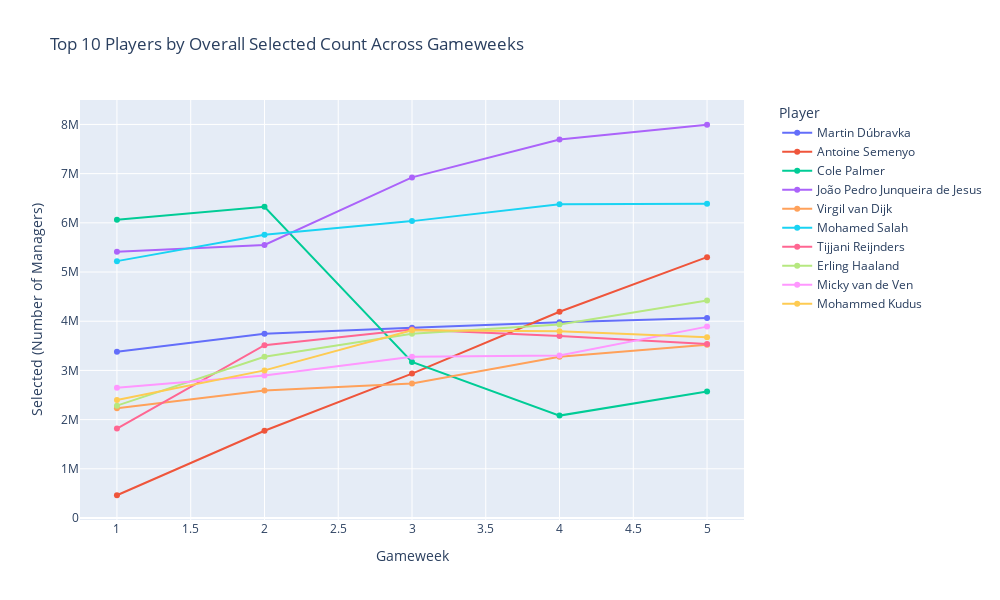

The notebook cell saved with this chart:
### Code cell
import plotly.express as px

# 1. Find top top_n players by total selections
top_n = 10
top_players = (
    player_gw_hist.groupby("player_name")["selected"]
    .sum()
    .nlargest(top_n)
    .index
)

# 2. Filter only those players
plot_df = player_gw_hist[player_gw_hist["player_name"].isin(top_players)]

# 3. Interactive line plot
fig = px.line(
    plot_df,
    x="round",
    y="selected",
    color="player_name",
    markers=True,
    title=f"Top {top_n} Players by Overall Selected Count Across Gameweeks",
    labels={"round": "Gameweek", "selected": "Selected (Number of Managers)"}
)

# Make legend scrollable if too many players
fig.update_layout(
    legend=dict(
        title="Player",
        orientation="v",
        yanchor="top",
        y=1,
        xanchor="left",
        x=1.05
    ),
    width=1000,
    height=600
)

fig.show()

### Figure 1 — Plotly figure (JSON) as saved in the notebook; plotly's stock layout.template omitted (floating-point values rounded to 4 significant figures)
{"data": [{"hovertemplate": "player_name=Martin Dúbravka<br>Gameweek=%{x}<br>Selected (Number of Managers)=%{y}<extra></extra>", "legendgroup": "Martin Dúbravka", "line": {"color": "#636efa", "dash": "solid"}, "marker": {"symbol": "circle"}, "mode": "lines+markers", "name": "Martin Dúbravka", "orientation": "v", "showlegend": true, "type": "scatter", "x": [1, 2, 3, 4, 5], "xaxis": "x", "y": [3377673, 3747160, 3866489, 3978017, 4064577], "yaxis": "y"}, {"hovertemplate": "player_name=Antoine Semenyo<br>Gameweek=%{x}<br>Selected (Number of Managers)=%{y}<extra></extra>", "legendgroup": "Antoine Semenyo", "line": {"color": "#EF553B", "dash": "solid"}, "marker": {"symbol": "circle"}, "mode": "lines+markers", "name": "Antoine Semenyo", "orientation": "v", "showlegend": true, "type": "scatter", "x": [1, 2, 3, 4, 5], "xaxis": "x", "y": [462445, 1774426, 2935140, 4192375, 5302856], "yaxis": "y"}, {"hovertemplate": "player_name=Cole Palmer<br>Gameweek=%{x}<br>Selected (Number of Managers)=%{y}<extra></extra>", "legendgroup": "Cole Palmer", "line": {"color": "#00cc96", "dash": "solid"}, "marker": {"symbol": "circle"}, "mode": "lines+markers", "name": "Cole Palmer", "orientation": "v", "showlegend": true, "type": "scatter", "x": [1, 2, 3, 4, 5], "xaxis": "x", "y": [6063687, 6326805, 3172460, 2081404, 2572478], "yaxis": "y"}, {"hovertemplate": "player_name=João Pedro Junqueira de Jesus<br>Gameweek=%{x}<br>Selected (Number of Managers)=%{y}<extra></extra>", "legendgroup": "João Pedro Junqueira de Jesus", "line": {"color": "#ab63fa", "dash": "solid"}, "marker": {"symbol": "circle"}, "mode": "lines+markers", "name": "João Pedro Junqueira de Jesus", "orientation": "v", "showlegend": true, "type": "scatter", "x": [1, 2, 3, 4, 5], "xaxis": "x", "y": [5411891, 5551162, 6923871, 7693249, 7993772], "yaxis": "y"}, {"hovertemplate": "player_name=Virgil van Dijk<br>Gameweek=%{x}<br>Selected (Number of Managers)=%{y}<extra></extra>", "legendgroup": "Virgil van Dijk", "line": {"color": "#FFA15A", "dash": "solid"}, "marker": {"symbol": "circle"}, "mode": "lines+markers", "name": "Virgil van Dijk", "orientation": "v", "showlegend": true, "type": "scatter", "x": [1, 2, 3, 4, 5], "xaxis": "x", "y": [2230654, 2591224, 2734452, 3276265, 3521578], "yaxis": "y"}, {"hovertemplate": "player_name=Mohamed Salah<br>Gameweek=%{x}<br>Selected (Number of Managers)=%{y}<extra></extra>", "legendgroup": "Mohamed Salah", "line": {"color": "#19d3f3", "dash": "solid"}, "marker": {"symbol": "circle"}, "mode": "lines+markers", "name": "Mohamed Salah", "orientation": "v", "showlegend": true, "type": "scatter", "x": [1, 2, 3, 4, 5], "xaxis": "x", "y": [5221323, 5757761, 6034857, 6379010, 6387261], "yaxis": "y"}, {"hovertemplate": "player_name=Tijjani Reijnders<br>Gameweek=%{x}<br>Selected (Number of Managers)=%{y}<extra></extra>", "legendgroup": "Tijjani Reijnders", "line": {"color": "#FF6692", "dash": "solid"}, "marker": {"symbol": "circle"}, "mode": "lines+markers", "name": "Tijjani Reijnders", "orientation": "v", "showlegend": true, "type": "scatter", "x": [1, 2, 3, 4, 5], "xaxis": "x", "y": [1819194, 3511890, 3831345, 3699931, 3536462], "yaxis": "y"}, {"hovertemplate": "player_name=Erling Haaland<br>Gameweek=%{x}<br>Selected (Number of Managers)=%{y}<extra></extra>", "legendgroup": "Erling Haaland", "line": {"color": "#B6E880", "dash": "solid"}, "marker": {"symbol": "circle"}, "mode": "lines+markers", "name": "Erling Haaland", "orientation": "v", "showlegend": true, "type": "scatter", "x": [1, 2, 3, 4, 5], "xaxis": "x", "y": [2283987, 3276879, 3747441, 3931425, 4419019], "yaxis": "y"}, {"hovertemplate": "player_name=Micky van de Ven<br>Gameweek=%{x}<br>Selected (Number of Managers)=%{y}<extra></extra>", "legendgroup": "Micky van de Ven", "line": {"color": "#FF97FF", "dash": "solid"}, "marker": {"symbol": "circle"}, "mode": "lines+markers", "name": "Micky van de Ven", "orientation": "v", "showlegend": true, "type": "scatter", "x": [1, 2, 3, 4, 5], "xaxis": "x", "y": [2650169, 2898967, 3276845, 3303155, 3890468], "yaxis": "y"}, {"hovertemplate": "player_name=Mohammed Kudus<br>Gameweek=%{x}<br>Selected (Number of Managers)=%{y}<extra></extra>", "legendgroup": "Mohammed Kudus", "line": {"color": "#FECB52", "dash": "solid"}, "marker": {"symbol": "circle"}, "mode": "lines+markers", "name": "Mohammed Kudus", "orientation": "v", "showlegend": true, "type": "scatter", "x": [1, 2, 3, 4, 5], "xaxis": "x", "y": [2398659, 3000361, 3815503, 3794628, 3672210], "yaxis": "y"}], "layout": {"height": 600, "legend": {"orientation": "v", "title": {"text": "Player"}, "tracegroupgap": 0, "x": 1.05, "xanchor": "left", "y": 1, "yanchor": "top"}, "title": {"text": "Top 10 Players by Overall Selected Count Across Gameweeks"}, "width": 1000, "xaxis": {"anchor": "y", "domain": [0, 1], "title": {"text": "Gameweek"}}, "yaxis": {"anchor": "x", "domain": [0, 1], "title": {"text": "Selected (Number of Managers)"}}}}
